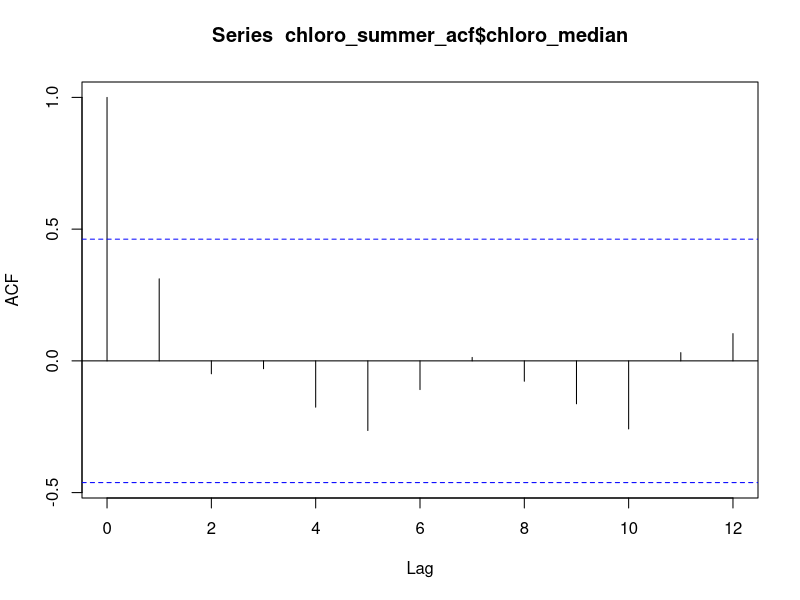
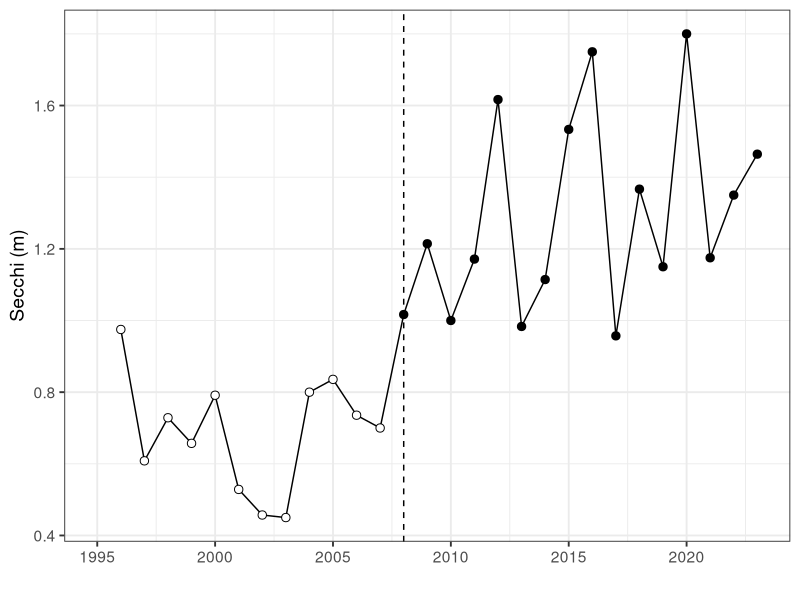
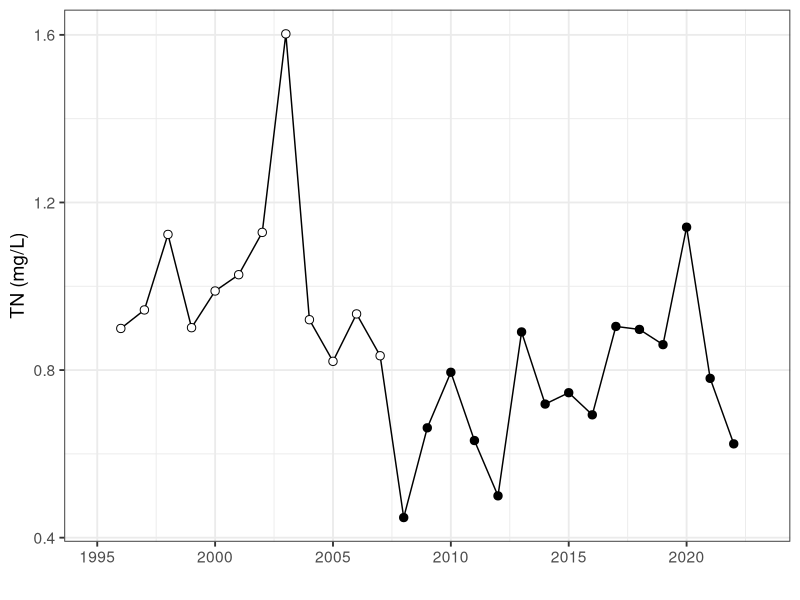
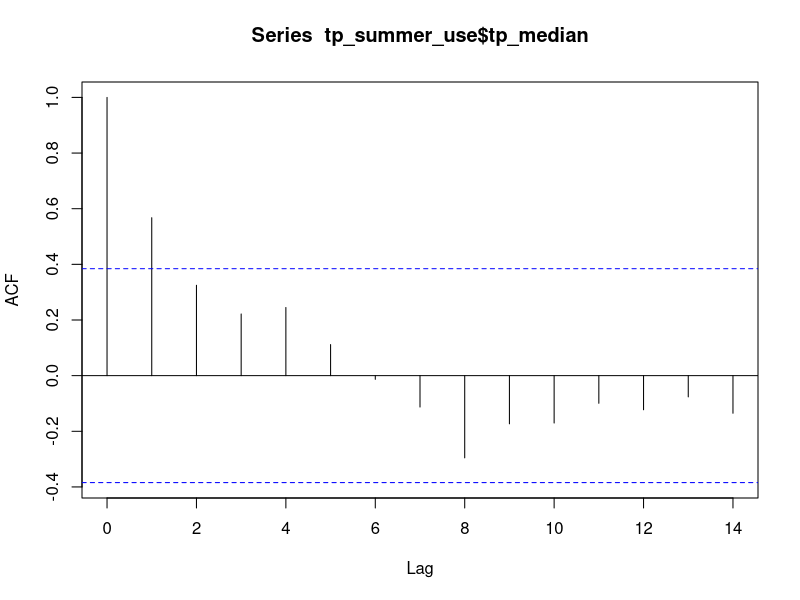
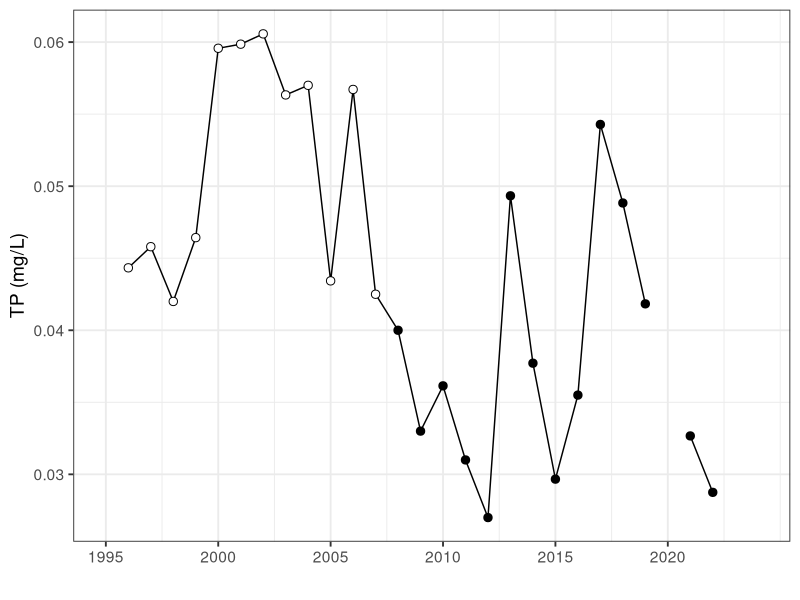
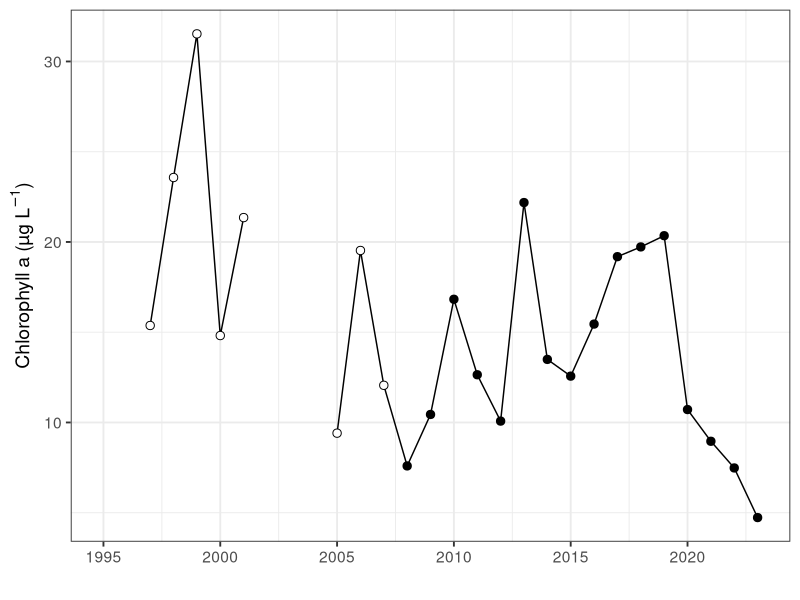
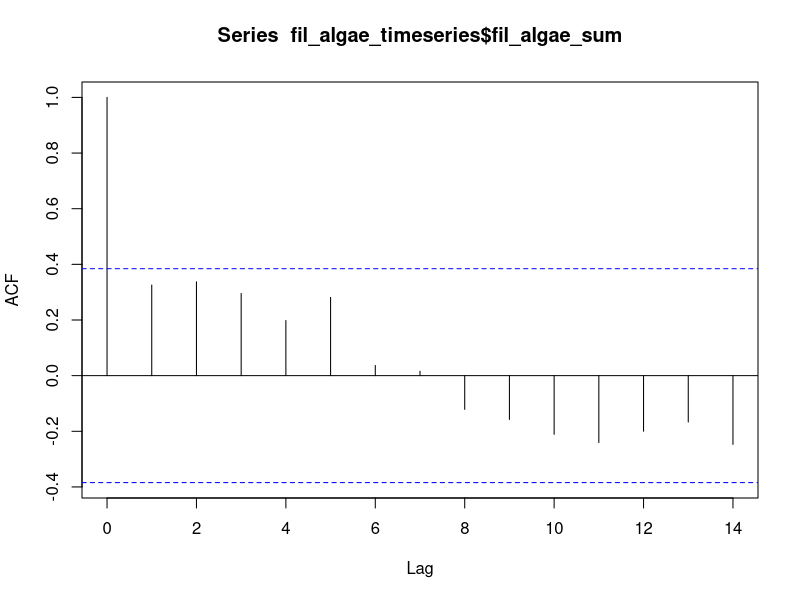

These figures' R source, in order: (Note: this script raises an error after producing the figures.)
library(tidyverse)
library(patchwork)
library(lubridate)
#Read in data
secchi_summer<- read_csv("data/secchi_summer.csv")|>
  mutate(year = ifelse(year4 == 2008.2, 2008, year4))%>%
  mutate(removal = ifelse(year4 < 2008, "<2008", ">=2008"))
tn_summer<- read_csv("data/tn_summer.csv")|>
  filter(month(sampledate) > 5 & month(sampledate) < 9)%>%
  group_by(year4)%>%
  summarize(totnuf_median = (mean(totnuf,na.rm = TRUE)),
            totnuf_min = (min(totnuf,na.rm = TRUE)),
            totnuf_max = (max(totnuf,na.rm = TRUE)))%>%
  mutate(removal = ifelse(year4 < 2008, "<2008", ">=2008"))

tp_summer<- read_csv("data/summer_tp.csv")|>
  filter(month(sampledate) > 5 & month(sampledate) < 9)%>%
  filter(year4 != 2020)%>%
  group_by(year4)%>%
  summarize(tp_median = (mean(tp_use,na.rm = TRUE)),
            tp_min = (min(tp_use,na.rm = TRUE)),
            tp_max = (max(tp_use,na.rm = TRUE)))%>%
  mutate(removal = ifelse(year4 < 2008, "<2008", ">=2008"))
tp_summer_use<- tp_summer%>%
  select(tp_median, year4)

chloro_summer<- read_csv("data/wingra_chl_data_update.csv")|>
  filter(month(sampledate) > 5 & month(sampledate) < 9)%>%
  group_by(year4)%>%
  summarize(chloro_median = (mean(chl_use,na.rm = TRUE)),
            chloro_min = (min(chl_use,na.rm = TRUE)),
            chloro_max = (max(chl_use,na.rm = TRUE)))%>%
  mutate(removal = ifelse(year4 < 2008, "<2008", ">=2008"))

chloro_summer_acf<- chloro_summer%>%
  filter(year4 > 2005)
acf(chloro_summer_acf$chloro_median)

ggplot(secchi_summer)+
  geom_vline(xintercept = 2008, linetype = "dashed")+
  geom_path(aes(x = year, y = secchi_median))+
  #geom_errorbar(aes(ymin =secchi_min, ymax =  secchi_max), width = 0)+
  geom_point(aes(x = year, y = secchi_median, fill = removal), size = 2.5, shape = 21)+
  scale_x_continuous(limits = c(1995,2023), breaks = seq(1995, 2023, 5))+
  ylab("Secchi (m)")+
  xlab("")+
  scale_fill_manual(values = c( "white","black"))+
  theme_bw(base_size = 14)+
  theme(legend.position = "none", 
        plot.caption = element_text(hjust = 0))

ggplot(data = tn_summer)+
  # geom_vline(xintercept = 2008, linetype = "dashed")+
  geom_path(aes(x = year4, y = totnuf_median/1000))+
  # geom_errorbar(aes(ymin =totnuf_min, ymax =  totnuf_max), width = 0)+
  geom_point(aes(x = year4, y = totnuf_median/1000, fill = removal),size = 2.5, shape = 21)+
  scale_x_continuous(limits = c(1995,2023), breaks = seq(1995, 2023, 5))+
  ylab("TN (mg/L)")+
  xlab("")+
  scale_fill_manual(values = c("white", "black"))+
  theme_bw(base_size = 14)+
  theme(legend.position = "none", 
        plot.caption = element_text(hjust = 0))

acf(tp_summer_use$tp_median)

ggplot()+
  #geom_vline(xintercept = 2008, linetype = "dashed")+
  geom_line(data = filter(tp_summer, year4< 2020), aes(x = year4, y = tp_median))+
  geom_point(data = filter(tp_summer, year4< 2020),aes(x = year4, y = tp_median, fill = removal),size = 2.5,  shape = 21)+
  geom_line(data = filter(tp_summer, year4 > 2020), aes(x = year4, y = tp_median))+
  geom_point(data = filter(tp_summer, year4 > 2020),aes(x = year4, y = tp_median, fill = removal), size = 2.5, shape = 21)+
  # geom_errorbar(aes(ymin =tp_min, ymax =  tp_max), width = 0)+
  scale_x_continuous(limits = c(1995,2024), breaks = seq(1995, 2023, 5))+
  ylab("TP (mg/L)")+
  xlab("")+
  scale_fill_manual(values = c("white", "black"))+
  theme_bw(base_size = 14)+
  theme(legend.position = "none", 
        plot.caption = element_text(hjust = 0))

ggplot()+
  # geom_vline(xintercept = 2008, linetype = "dashed")+
  geom_path(data = filter(chloro_summer, year4< 2002), aes(x = year4, y = chloro_median))+
  geom_path(data = filter(chloro_summer, year4 > 2004), aes(x = year4, y = chloro_median))+
  # geom_errorbar(data = chloro_plot, aes(x = year4, ymin = chloro_min, ymax =  chloro_max), width = 0)+
  geom_point(data = chloro_summer, aes(x = year4, y = chloro_median, fill = removal), size = 2.5, shape = 21)+
  ylab(expression(paste("Chlorophyll a", " (", µ,"g ", L^-1,")")))+
  xlab("")+
  scale_x_continuous(limits = c(1995,2023), breaks = seq(1995, 2023, 5))+
  scale_fill_manual(values = c("white", "black"))+
  theme_bw(base_size = 14)+
  theme(legend.position = "none", plot.caption = element_text(hjust = 0))

fil_algae_timeseries<- read_csv("data/ntl_macrophyte.csv")|>
  filter(lakeid == "WI")%>%
  group_by(year4)%>%
  summarize(fil_algae_sum = sum(fil_algae_wt))%>%
  mutate(removal = ifelse(year4 < 2008, '< 2008', '≥ 2008'))

macrophyte<- read_csv("data/ntl_macrophyte.csv")|>
  filter(lakeid == "WI")%>%
  mutate(removal = ifelse(year4 < 2008, "<2008", ">=2008"))

fil_time<-ggplot(filter(fil_algae_timeseries, year4 < 2019), aes(x = year4, y = fil_algae_sum, fill = removal))+
  geom_bar(stat = "identity", color = "black")+
  geom_vline(xintercept = 2008, linetype = "dashed")+
  xlab("")+
  ylab("Fil. algae wet weight (g)")+
  scale_fill_manual(values = c( "white", "black"))+
  theme_bw(base_size = 14)+
  theme(legend.position = "none", plot.caption = element_text(hjust = 0))
acf(fil_algae_timeseries$fil_algae_sum)

fil_box<-ggplot(filter(macrophyte, year4 < 2019), aes(x = removal, y = fil_algae_wt))+
  geom_boxplot(outlier.color = NA)+
  geom_jitter(aes(fill = removal), shape = 21, alpha = 0.5)+
  scale_fill_manual(values = c( "white", "black"))+
  annotate("text", x=1, y=600, label= "p < 2.2e-16")+
  xlab("")+
  ylab("")+
  scale_x_discrete(labels = c(expression("< 2008"), expression(phantom(x)>= 2008)))+
  theme_bw(base_size = 14)+
  theme(legend.position = "none",panel.border = element_blank(), panel.grid.major = element_blank(),
        panel.grid.minor = element_blank(), axis.line = element_line(colour = "black"),
        plot.caption = element_text(hjust = 0))
t.test(fil_algae_wt ~removal, data = macrophyte, var.equal = TRUE)

#fil_plots<- fil_time +fil_box + fil_chl_plot + plot_layout(widths = c(2,1))+plot_annotation(tag_levels = 'a', tag_prefix = "(", tag_suffix = ")") 
#ggsave("figures/manuscript/manuscript/figure3.png", width = 8, height = 5, units = 'in')

secchi_mean<- secchi_all%>%
  mutate(year4 = year(sampledate))%>%
  group_by(year4)%>%
  summarize(secchi_mean = mean(secnview),
            secchi_median = median(secnview))%>%
  mutate(removal = ifelse(year4 < 2008, '< 2008', '≥ 2008'))%>%
  filter(year4 < 2019)


secchi_fil<- fil_algae_timeseries%>%
  left_join(secchi_mean, by = c("year4", "removal"))

ggplot(filter(secchi_fil))+
  geom_point(aes(y = fil_algae_sum, x = secchi_median, fill= removal), size = 4 , shape = 21)+
  scale_fill_manual(values = c( "white", "black"), name = "Carp removal:")+
  ylab("Fil. algae wet weight (g)")+
  xlab("Secchi (m) ")+
  scale_y_log10()+
  theme_bw(base_size = 14)+
  theme(legend.position = "bottom",plot.caption = element_text(hjust = 0))

summer_zoop_sampling<- read_csv('data/zooplankton.biomass_WI.csv')|>
  mutate(mg_m3 = ug_m3/1000)%>%
  mutate(month = month(sample_date))%>%
  filter(month > 5 & month < 9)%>%
  mutate(year = year(sample_date))
zoop_summer_mean<- summer_zoop_sampling%>%
  group_by(sample_date)%>%
  summarize(sum = sum(mg_m3))
zoop_summer_sum<- zoop_summer_mean%>%
  mutate(year = year(sample_date))%>%
  group_by(year)%>%
  summarize(mean_sum = mean(sum),
            n = n())%>%
  mutate(removal = ifelse(year < 2008, "<2008", ">=2008"))
ggplot(zoop_summer_sum)+
  geom_point(aes(x = year, y = mean_sum, fill = removal), size = 2.5, shape = 21)+
  xlab("")+
  ylab("Zooplankton biomass (mg/m3)")+
  scale_fill_manual(values = c( "white", "black"))+
  theme_bw(base_size = 14)+
  theme(legend.position = "none", plot.caption = element_text(hjust = 0))

acf(zoop_summer_sum$mean_sum)

zoop_fil<- zoop_summer_sum%>%
  left_join(fil_algae_timeseries, by = c("year" = "year4"))

fil_zoop_plot<-ggplot(filter(zoop_fil, year > 2007))+
  geom_smooth(aes(x = fil_algae_sum, y = mean_sum), method = "lm", color = "black")+
  geom_point(aes(x = fil_algae_sum, y = mean_sum), size = 2)+
  xlab("Fil. algae wet weight (g)")+
  ylab(expression(paste("Mean summer zooplankton biomass", " (", µ,"g ", L^-1,")")))+
  theme_bw(base_size = 14)

fil_chl_plot<-ggplot(filter(summer_post_fil))+
  geom_smooth(aes(x = fil_algae_sum, y = chl_mean), method = "lm", color = "black")+
  geom_point(aes(x = fil_algae_sum, y = chl_mean), size = 3)+
  ylab(expression(paste("Chlorophyll a", " (", µ,"g ", L^-1,")")))+
  xlab("Fil. algae wet weight (g)")+
  theme_bw(base_size = 16)
fil_chl_plot+fil_zoop_plot+plot_annotation(tag_levels = 'a', tag_prefix = "(", tag_suffix = ")") 
ggsave("figures/manuscript/manuscript/sf1.png", width = 8, height = 4, units = 'in')
ggsave("figures/defense/chla_fil.png", width = 5, height = 4, units = 'in')

fil_chl_lm<- lm(chl_mean~fil_algae_sum, data = filter(summer_post_fil,  year4 > 2007))
summary(fil_chl_lm)

zoop_fil_lm<- lm(fil_algae_sum ~ mean_sum, data = filter(zoop_fil, year > 2007))
summary(zoop_fil_lm)
